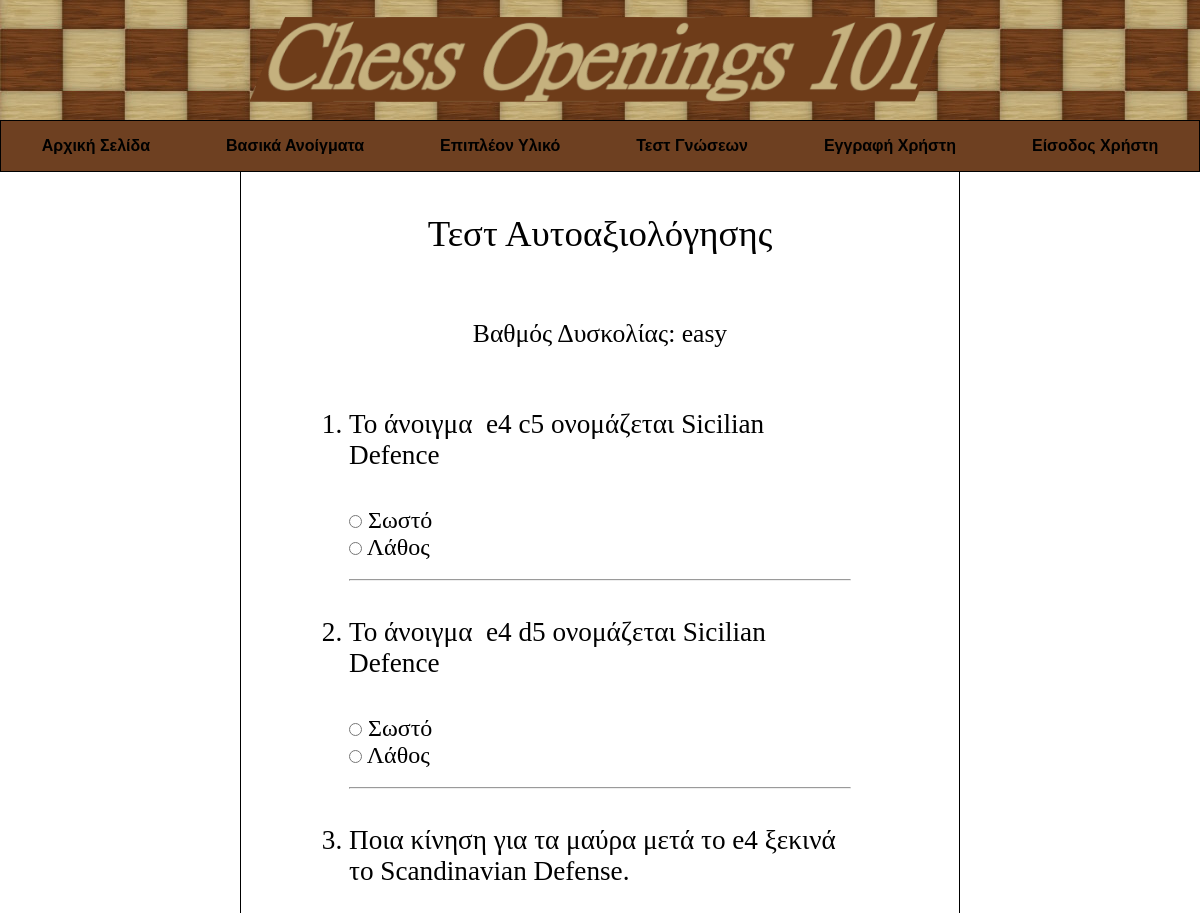
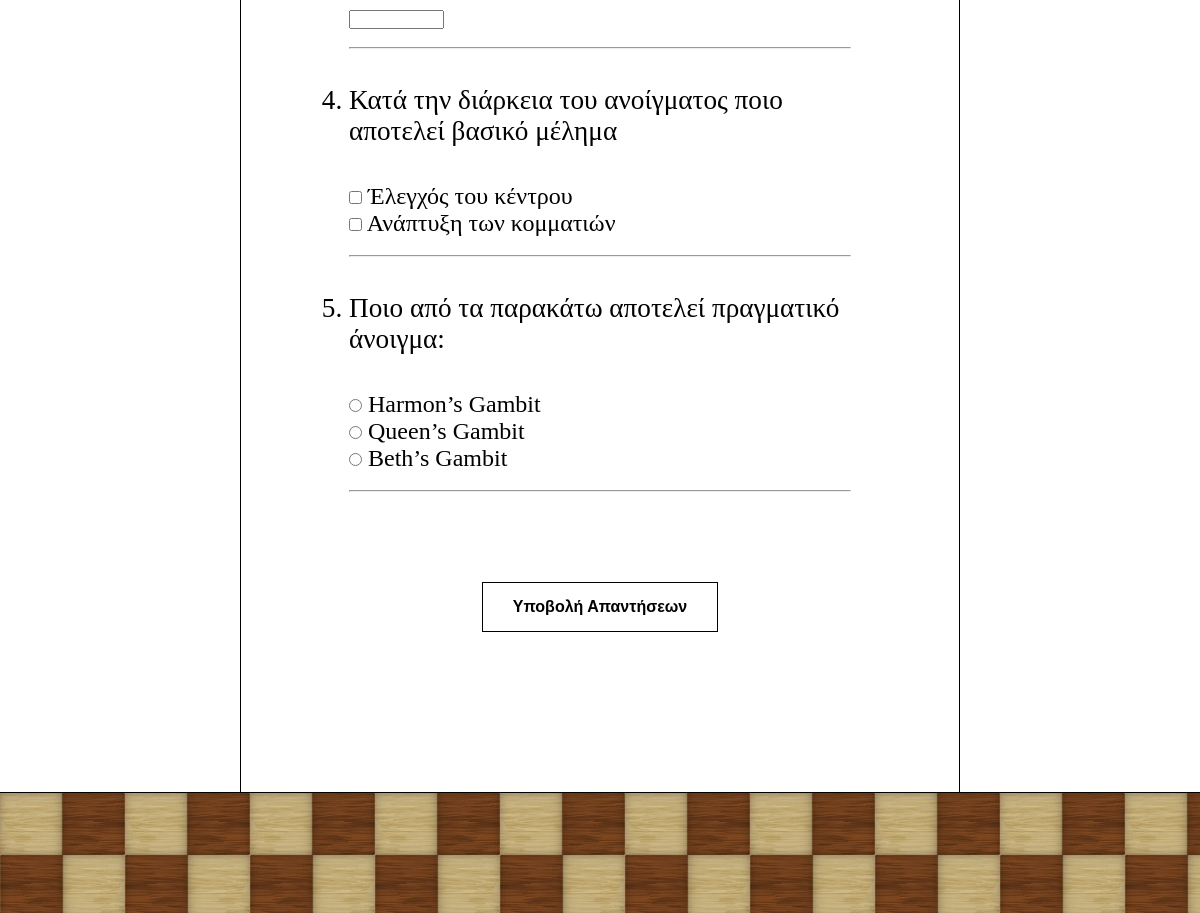
The app's page /quizregisteredquestions.php?difficulty=easy with its own data (2 pictures, top to bottom).
### tables this page shows
CREATE TABLE `questions` (
  `id` int(11) NOT NULL,
  `username` text NOT NULL,
  `question` text NOT NULL,
  `answer` text NOT NULL,
  `type` int(11) NOT NULL,
  `level` text NOT NULL,
  `accepted` tinyint(1) NOT NULL
);

### quizregisteredquestions.php (the view, shortened to what this page needs)
<!DOCTYPE html>
<html>
	<head>
	<link rel="stylesheet" type="text/css"
		href="styles/main.css"/>
	</head>
	<?php
		$db_host        = 'localhost';
		$db_user        = 'admin';
		$db_pass        = 'admin';
		$db_database    = 'chessopenings101';
		$difficulty = $_GET['difficulty'];
		$error = False;
		if($con = mysqli_connect($db_host,$db_user,$db_pass,$db_database)){
			$sql = "SELECT * FROM questions WHERE level ='$difficulty' AND accepted = 1;";
			$sql_result=mysqli_query($con,$sql);
			$arr = mysqli_fetch_all($sql_result);
			$questions = [];
			shuffle($arr);
			if(!empty($arr))
			{
				for($i = 0 ; $i < 5 ; $i++)
				{
					$questions[$i] = "<li style=\"font-size: 170%\">".$arr[$i][2]."</li><br><br>";
					switch($arr[$i][4])
					{
						case 0:
							$questions[$i] .= "<div style=\"font-size: 150%;\">
							<input type=\"radio\" name=\"radio".$i."\" value = \"True\" id=\"radio".$i.".1\"> Σωστό<br>
							<input type=\"radio\" name=\"radio".$i."\" value = \"False\" id=\"radio".$i.".2\"> Λάθος<br>
						</div> <br><hr><br><br>";
							break;
						case 1:
							$questions[$i] .= "<input type=\"text\" name=\"text".$i."\" id=\"text".$i."\" style=\"font-size: 80%;\" size=\"10\"><br></li>
							<br><hr><br><br>";
							break;
						case 2:
							if(substr_count($arr[$i][3], "+") == 1)
							{
								$questions[$i] .= "<div style=\"font-size: 150%;\">";
								$answers = explode(",", $arr[$i][3]);
								for($j = 0 ; $j < sizeof($answers) ; $j++)
								{
									$answers[$j] = str_replace("+", "", $answers[$j]);
									$answers[$j] = str_replace("-", "", $answers[$j]);
								}
								for($j = 0 ; $j < sizeof($answers) ; $j++)
								{
									$questions[$i] .= "<input type=\"radio\" name=\"radio".$i."\" value = \"".$answers[$j]."\" id=\"radio".$i.$j."\"> ".$answers[$j]."<br>";
								}
								$questions[$i] .= "</div>
								<br><hr><br><br>";
							}
							else if(substr_count($arr[$i][3], "+") > 1)
							{
								$questions[$i] .= "<div style=\"font-size: 150%;\">";
								$answers = explode(",", $arr[$i][3]);
								for($j = 0 ; $j < sizeof($answers) ; $j++)
								{
									$answers[$j] = str_replace("+", "", $answers[$j]);
									$answers[$j] = str_replace("-", "", $answers[$j]);
								}
								for($j = 0 ; $j < sizeof($answers) ; $j++)
								{
									$questions[$i] .= "<input type=\"checkbox\" name=\"checkbox".$i.$j."\" value = \"".$answers[$j]."\" id=\"checkbox".$i.$j."\"> ".$answers[$j]."<br>";
								}
								$questions[$i] .= "</div>
								<br><hr><br><br>";
							}
							else
							{
								$questions[$i] = "Error, invalid question with ID: ".$arr[$i][0];
							}
							break;
					}
				}
			}
			else
			{
				echo '<script>alert("Error: No questions found.")</script>';
				$error = True;
			}
		}
	?>
	<body>
		<div class="container">
			<header>
			</header>
			<nav>
				<div class="button-container">
					<form action="index.php" method="POST">
						<div>
							<button class="btn"><b>Αρχική Σελίδα</b></button>
						</div>
					</form>
					<form action="basics.php" method="POST">
						<div>
							<button class="btn"><b>Βασικά Ανοίγματα</b></button>
						</div>
					</form>
					<form action="more.php" method="POST">
						<div>
							<button class="btn"><b>Επιπλέον Υλικό</b></button>
						</div>
					</form>
					<?php if(!isset($_SESSION['user'])){ ?>
					<form action="quiz.php" method="POST">
						<div>
							<button class="btn"><b>Τεστ Γνώσεων</b></button>
						</div>
					</form>
					<?php } ?>
					<form action="sign-up.php" method="POST">
						<div>
						<?php if(!isset($_SESSION['user'])){ ?>
							<button class="btn"><b>Εγγραφή Χρήστη</b></button>
						<?php }
						else{ ?>
						<?php } ?>
						</div>
					</form>
					<form action="login.php" method="POST">
						<div>
							<?php if(!isset($_SESSION['user'])){ ?>
								<button class="btn"><b>Είσοδος Χρήστη</b></button>
							<?php }
							else{ ?>
							<?php } ?>
						</div>
					</form>
				</div>
			</nav>
			<main style="width: 100%; padding-left:15%; padding-right:15%;">
				<div align="center" style="font-size:230%; margin-top: 5vh; margin-bottom: 8vh;">
					Τεστ Αυτοαξιολόγησης
				</div>
				<div align="center" style="font-size:160%;">
					Βαθμός Δυσκολίας: <?php echo $_GET['difficulty']; ?> <br><br><br>
				</div>
                <form action="quizregisteredresults.php" method="post" onsubmit="return confirm('Are you sure you want to submit your answers?');">
					<ol>
							<?php
								for($i = 0 ; $i < 5 ; $i++)
								{
									echo $questions[$i];
								}
							?>
					</ol>
					<br><br><br>
					<?php if($error != True){ ?>
					<div align="center">
						<button class="btn2" onclick="sendInfo()"><b>Υποβολή Απαντήσεων</b></button>
					</div>
					<?php } ?>
				</form>
			</main>
			<footer>
			</footer>
		</div>
	</body>
</html>

### styles/main.css (style rules this page uses)
header { grid-area: h; background-image: url("../media/header/bg2.png"), url("../media/header/bg.jpg"); background-repeat: no-repeat, repeat; background-position: center, left; max-width: 100%; max-height: auto; box-sizing: border-box; margin: 0px; padding-top: 5%; padding-bottom: 5%; background-color: #6e4021; }
nav { grid-area: n; background-color: #6e4021; text-align: center; max-width: 100%; margin: 0px; border-style: solid; border-width: 1px; padding: 15px, 0px, 15px, 0px; box-sizing: border-box; width: 100%; }
main { grid-area: m; border-style: none solid none solid; border-width: 1px; padding-bottom: 20vh; box-sizing: border-box; margin: auto; }
footer { grid-area: f; background-image: url("../media/footer/bg.jpg"); max-width: 100%; max-height: auto; box-sizing: border-box; padding-top: 5%; padding-bottom: 5%; border-style: solid none none none; border-color: black; border-width: 1px; }
@media screen and (min-width:601px) { .container { max-width: 100%; display: grid; grid-template-columns: repeat(10, 1fr); margin: 0 auto; grid-template-areas: "h h h h h h h h h h" "n n n n n n n n n n" ". m m m m m m m m ." ". m m m m m m m m ." ". m m m m m m m m ." ". m m m m m m m m ." ". a a a a a a a a ." "f f f f f f f f f f"; } }
@media screen and (min-width:601px) { header { padding-top: 10%; padding-bottom: 10%; background-size: 500px, 150px; } }
@media screen and (min-width:601px) { footer { padding-top: 10%; padding-bottom: 10%; background-size: 150px; } }
@media screen and (min-width:601px) { .button-container form, .button-container form div { display: inline; } }
@media screen and (min-width:601px) { .button-container button { display: inline; vertical-align: middle; } }
@media screen and (min-width:601px) { .btn { border: none; background-color: inherit; padding: 2vh 3vw; font-size: 1em; cursor: pointer; margin:auto; } }
@media screen and (min-width:962px) { .container { max-width: 100%; display: grid; grid-template-columns: repeat(10, 1fr); margin: 0 auto; grid-template-areas: "h h h h h h h h h h" "n n n n n n n n n n" "a a m m m m m m . ." "a a m m m m m m . ." "a a m m m m m m . ." "a a m m m m m m . ." "f f f f f f f f f f"; } }
@media screen and (min-width:962px) { header { background-image: url("../media/header/bg2.png"), url("../media/header/bg.jpg"); background-repeat: no-repeat, repeat; background-position: center, left; background-size: 700px, auto; padding-top: 5%; padding-bottom: 5%; background-color: #6e4021; } }
@media screen and (min-width:962px) { footer { padding-top: 5%; padding-bottom: 5%; background-size: auto; } }
@media screen and (min-width:962px) { .button-container form, .button-container form div { display: inline; } }
@media screen and (min-width:962px) { .button-container button { display: inline; vertical-align: middle; } }
@media screen and (min-width:962px) { .btn { border: none; background-color: inherit; padding: 2vh 3vw; font-size: 1em; cursor: pointer; margin:auto; } }
body { margin: 0px; padding: 0px; }
*, html { margin: 0px; padding: 0px; }

### quizregisteredquestions.php (style rules this page uses)
.btn2 { border: 1px; border-style: solid; background-color: inherit; padding: 15px 30px; font-size: 100%; cursor: pointer; margin:auto; }

### records on screen
questions: question "To άνοιγμα e4 c5 ονομάζεται Sicilian Defence"
questions: question "To άνοιγμα e4 d5 ονομάζεται Sicilian Defence"
questions: question "Ποια κίνηση για τα μαύρα μετά το e4 ξεκινά το Scandinavian Defense."
questions: question "Κατά την διάρκεια του ανοίγματος ποιο αποτελεί βασικό μέλημα"
questions: question "Ποιο από τα παρακάτω αποτελεί πραγματικό άνοιγμα:"

### other values on screen
$_GET['difficulty'] "easy"
$answers[$j] "Έλεγχός του κέντρου Ανάπτυξη των κομματιών"
$answers[$j] "Harmon’s Gambit Queen’s Gambit Beth’s Gambit"
